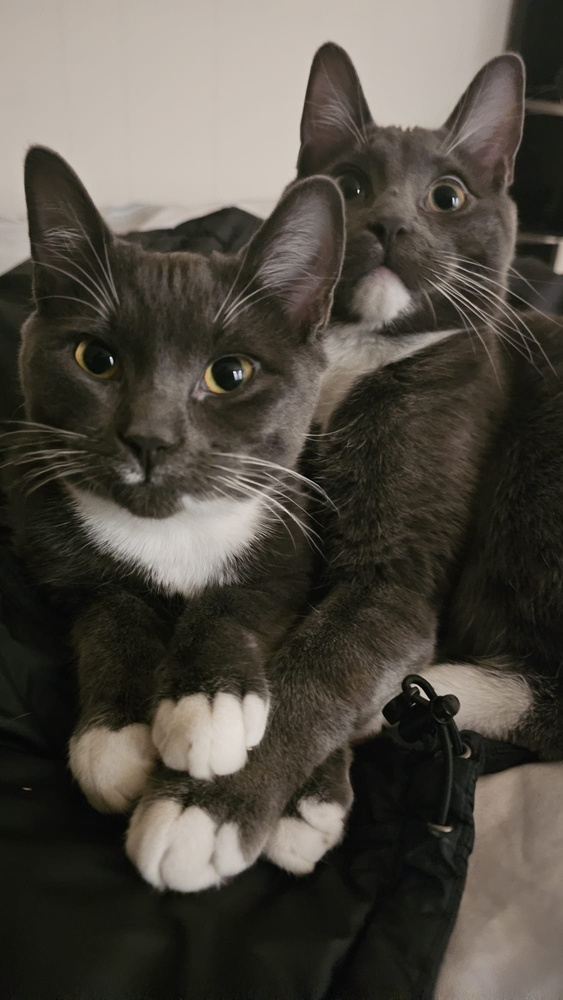
#> input picture img/ayla-nova.jpeg, 563 x 1000 px, shrunk from 1126 x 2000 before the run; its folder holds only this picture in this run
$ python -i threshold.py   (imports and definitions only)
#> lines starting #> are read from the running program, lines starting #| are printed output that depends on the picture; after the words box and inside, x2 and y2 are one past the last pixel; in counts of white or black regions, pixels touching at a corner belong together
#> further down, picture is the input picture: shape (1000, 563, 3); mean B, G, R 67.7, 76.2, 81.3
import cv2
import state


def apply(img, method='binary'):
#> called with method = 'binary'
	gray = cv2.cvtColor(img, cv2.COLOR_BGR2GRAY)
	t_type = cv2.THRESH_BINARY if method == 'binary' else cv2.THRESH_BINARY_INV

	# For better user experience we can use OTSU's method to get the best threshold
	# https://www.geeksforgeeks.org/optimum-global-thresholding-using-otsus-method/
	# (This too much math for my brain)

	_, thresh = cv2.threshold(gray, 0, 255, t_type + cv2.THRESH_OTSU)
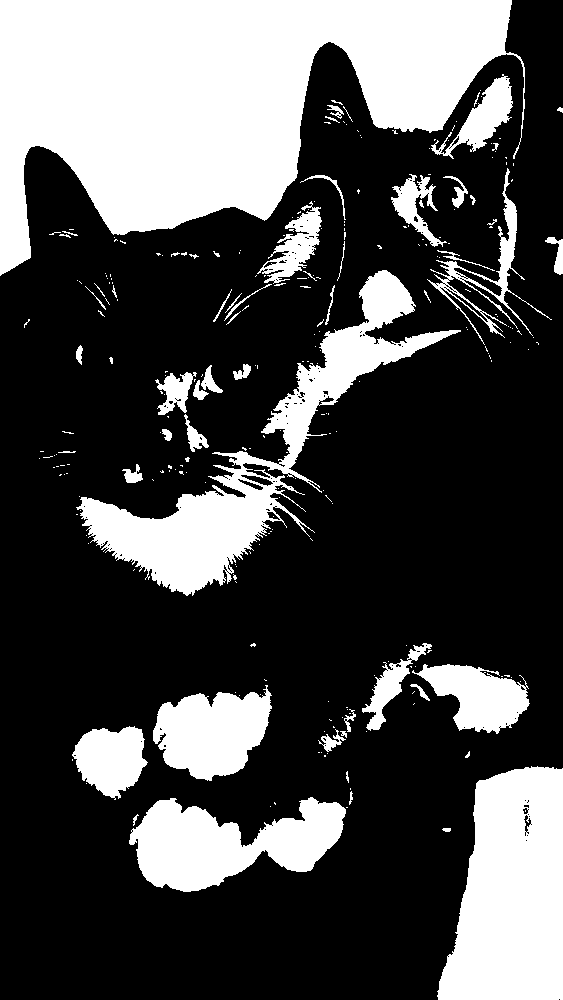
#> thresh: shape (1000, 563); 30.4% white; 269 white regions (213 under 20 px), largest, box (x1, y1, x2, y2) and area: (0, 0, 525, 276) 82504, (76, 270, 461, 596) 23009, (437, 766, 563, 1000) 22859
	result = cv2.cvtColor(thresh, cv2.COLOR_GRAY2BGR)
	state.logs.append(f"threshold {method}")
	state.history.append(result.copy())
	return result

>>> import cv2
>>> picture = cv2.imread('../../img/ayla-nova.jpeg')
>>> result = apply(picture)

$ run again, on img/manual_blend.jpg
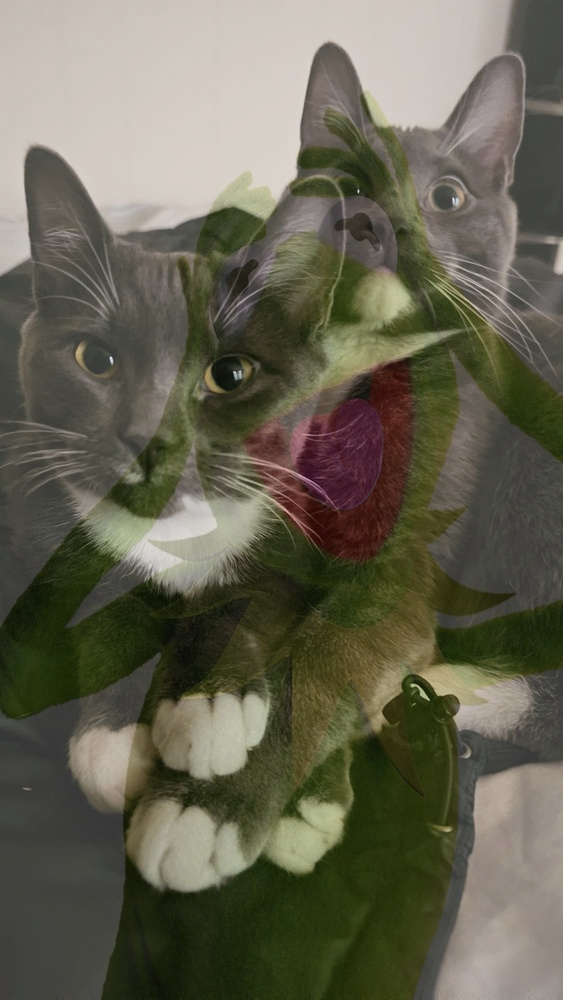
#> input picture img/manual_blend.jpg, 563 x 1000 px, shrunk from 1126 x 2000 before the run
#> picture is the input picture: shape (1000, 563, 3); mean B, G, R 81.7, 98.9, 101.2
#> in apply, `gray = cv2.cvtColor(img, cv2.COLOR_BGR2GRAY)`:
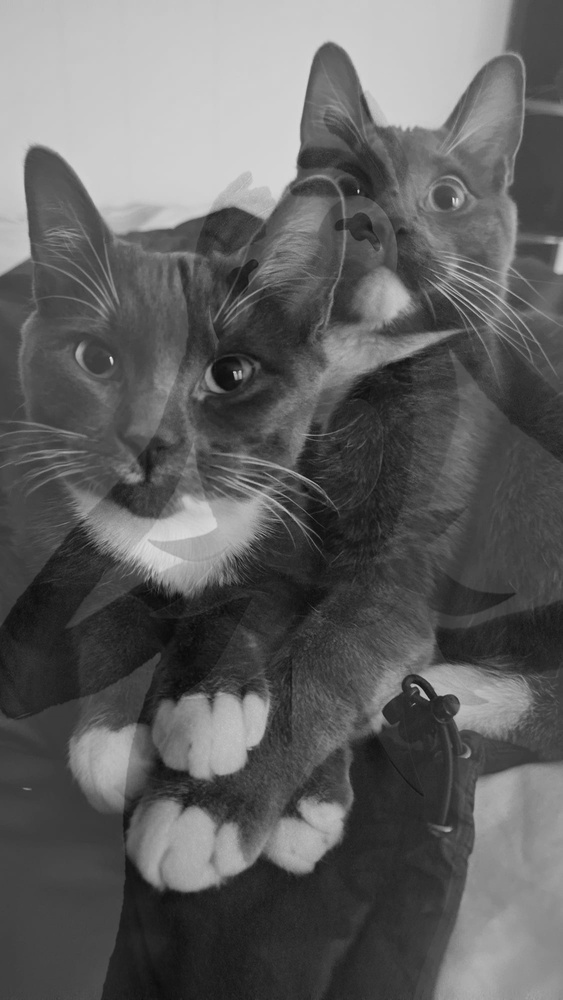
#> gray: shape (1000, 563); min 10, max 234, mean 97.7
#> in apply, `_, thresh = cv2.threshold(gray, 0, 255, t_type + cv2.THRESH_OTSU)`:
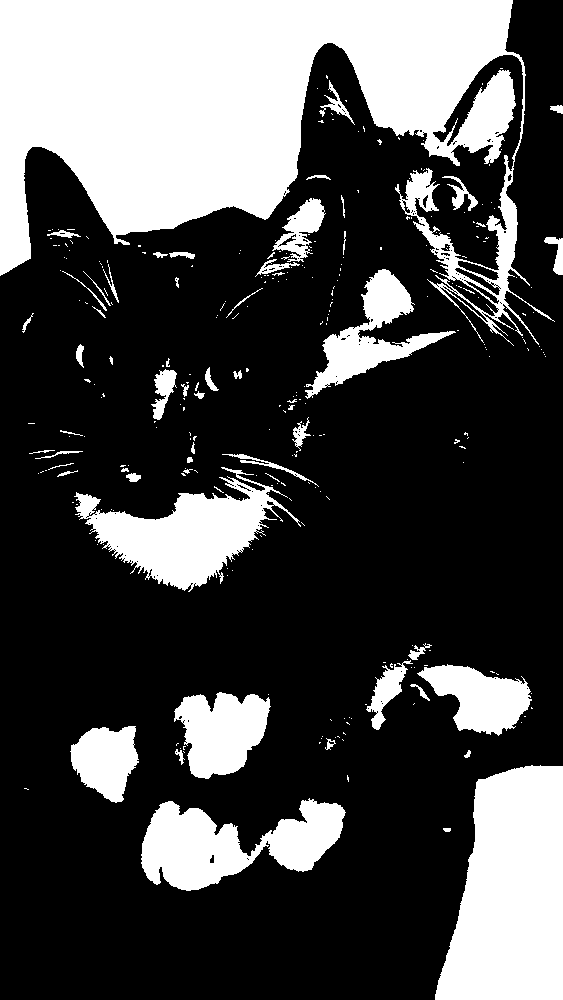
#> thresh: shape (1000, 563); 29.3% white; 299 white regions (241 under 20 px), largest, box (x1, y1, x2, y2) and area: (0, 0, 555, 346) 91973, (435, 765, 563, 1000) 23333, (74, 467, 301, 592) 11413
